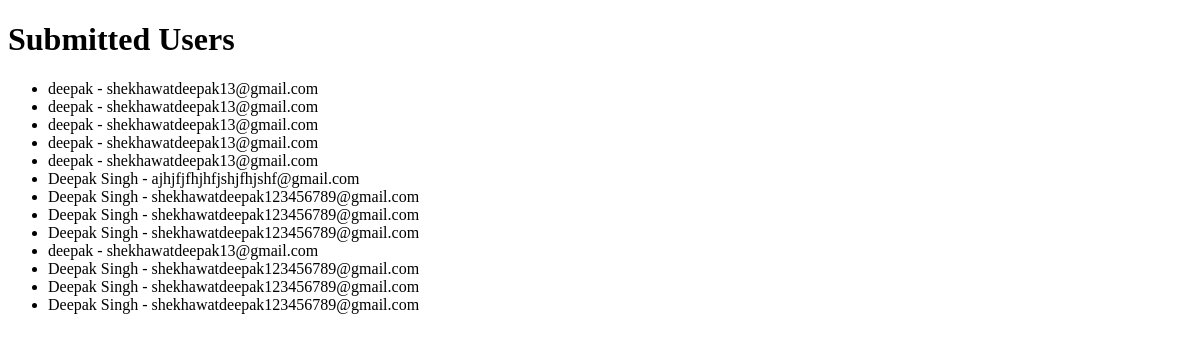
/users, run on an earlier commit of the app's database.
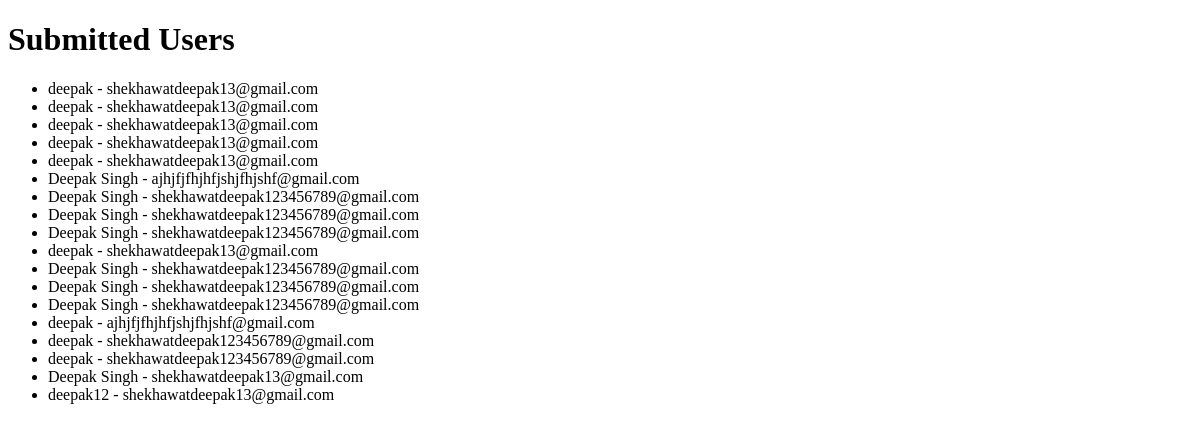
And on a later commit of the database.
### myapp/models.py (models this page shows, shortened)
class User(models.Model):
    name = models.CharField(max_length=100)
    email = models.EmailField()

### myapp/views.py (the view)
# urls.py: path('users', views.users, name='users'),
def users(request):
    user_list = User.objects.all()
    return render(request, 'users.html', {'users': user_list})

### myapp/templates/users.html (shortened to what this page needs)
<!DOCTYPE html>
<html lang="en">
<head>
</head>
<body>
    <h1>Submitted Users</h1>
    <ul>
        {% for user in users %}
        <li>{{ user.name }} - {{ user.email }}</li>
        {% endfor %}
    </ul>
</body>
</html>

What changed in the data, as far as the page shows it:
added User: name "deepak", email "ajhjfjfhjhfjshjfhjshf@gmail.com"
added User: name "deepak", email "shekhawatdeepak123456789@gmail.com"
added User: name "deepak", email "shekhawatdeepak123456789@gmail.com"
added User: name "Deepak Singh", email "shekhawatdeepak13@gmail.com"
added User: name "deepak12", email "shekhawatdeepak13@gmail.com"
